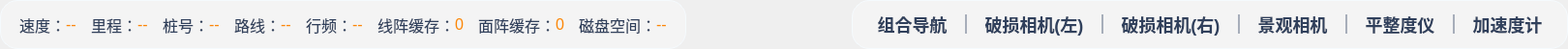
<?xml version="1.0" encoding="UTF-8"?>
<ui version="4.0">
 <class>WidgetStatusBar</class>
 <widget class="QWidget" name="WidgetStatusBar">
  <property name="geometry">
   <rect>
    <x>0</x>
    <y>0</y>
    <width>1620</width>
    <height>51</height>
   </rect>
  </property>
  <property name="windowTitle">
   <string>Form</string>
  </property>
  <layout class="QHBoxLayout" name="horizontalLayout">
   <property name="spacing">
    <number>0</number>
   </property>
   <property name="leftMargin">
    <number>0</number>
   </property>
   <property name="topMargin">
    <number>0</number>
   </property>
   <property name="rightMargin">
    <number>0</number>
   </property>
   <property name="bottomMargin">
    <number>0</number>
   </property>
   <item>
    <widget class="QWidget" name="widget_7" native="true">
     <property name="styleSheet">
      <string notr="true">QLabel{color:#30405C;font-size:18px}

#speed,#mileage,#pileNum,#route,#radius,#cacheCount_CL042,#cacheCount_CH120,#freeDisk{color:#fc8606;font-size:18px;font-weight:bold;}

QToolButton{min-height:25px;max-height:25px;color:#30405C;;font-size:18px;border-radius:0px}

QToolButton[status=false] {
color: rgb(200, 200, 200);
}

QWidget{font-family:&quot;微软雅黑&quot;;outline:0px;}

</string>
     </property>
     <layout class="QHBoxLayout" name="horizontalLayout_7">
      <property name="spacing">
       <number>20</number>
      </property>
      <property name="leftMargin">
       <number>0</number>
      </property>
      <property name="topMargin">
       <number>0</number>
      </property>
      <property name="rightMargin">
       <number>0</number>
      </property>
      <property name="bottomMargin">
       <number>0</number>
      </property>
      <item>
       <widget class="QWidget" name="widget_2" native="true">
        <property name="styleSheet">
         <string notr="true">#widget_2{border:1px solid #f5fafd;border-radius:18px;background-color:rgba(255,255,255,77);}

QWidget{font:16px}</string>
        </property>
        <layout class="QHBoxLayout" name="horizontalLayout_12">
         <property name="spacing">
          <number>15</number>
         </property>
         <property name="leftMargin">
          <number>20</number>
         </property>
         <property name="topMargin">
          <number>12</number>
         </property>
         <property name="rightMargin">
          <number>20</number>
         </property>
         <property name="bottomMargin">
          <number>12</number>
         </property>
         <item>
          <layout class="QHBoxLayout" name="horizontalLayout_3">
           <property name="spacing">
            <number>0</number>
           </property>
           <item>
            <widget class="QLabel" name="label_6">
             <property name="styleSheet">
              <string notr="true">color: rgb(48, 64, 92);</string>
             </property>
             <property name="text">
              <string>速度：</string>
             </property>
            </widget>
           </item>
           <item>
            <widget class="QLabel" name="speed">
             <property name="styleSheet">
              <string notr="true"/>
             </property>
             <property name="text">
              <string>--</string>
             </property>
            </widget>
           </item>
          </layout>
         </item>
         <item>
          <layout class="QHBoxLayout" name="horizontalLayout_6">
           <property name="spacing">
            <number>0</number>
           </property>
           <item>
            <widget class="QLabel" name="label_12">
             <property name="styleSheet">
              <string notr="true"/>
             </property>
             <property name="text">
              <string>里程：</string>
             </property>
             <property name="alignment">
              <set>Qt::AlignRight|Qt::AlignTrailing|Qt::AlignVCenter</set>
             </property>
            </widget>
           </item>
           <item>
            <widget class="QLabel" name="mileage">
             <property name="text">
              <string>--</string>
             </property>
            </widget>
           </item>
          </layout>
         </item>
         <item>
          <layout class="QHBoxLayout" name="horizontalLayout_5">
           <property name="spacing">
            <number>0</number>
           </property>
           <item>
            <widget class="QLabel" name="label_10">
             <property name="text">
              <string>桩号：</string>
             </property>
            </widget>
           </item>
           <item>
            <widget class="QLabel" name="pileNum">
             <property name="text">
              <string>--</string>
             </property>
            </widget>
           </item>
          </layout>
         </item>
         <item>
          <layout class="QHBoxLayout" name="horizontalLayout_4">
           <property name="spacing">
            <number>0</number>
           </property>
           <item>
            <widget class="QLabel" name="label_8">
             <property name="text">
              <string>路线：</string>
             </property>
            </widget>
           </item>
           <item>
            <widget class="QLabel" name="route">
             <property name="text">
              <string>--</string>
             </property>
            </widget>
           </item>
          </layout>
         </item>
         <item>
          <layout class="QHBoxLayout" name="horizontalLayout_8">
           <property name="spacing">
            <number>0</number>
           </property>
           <item>
            <widget class="QLabel" name="label_9">
             <property name="text">
              <string>行频：</string>
             </property>
            </widget>
           </item>
           <item>
            <widget class="QLabel" name="radius">
             <property name="text">
              <string>--</string>
             </property>
            </widget>
           </item>
          </layout>
         </item>
         <item>
          <layout class="QHBoxLayout" name="horizontalLayout_9">
           <property name="spacing">
            <number>0</number>
           </property>
           <item>
            <widget class="QLabel" name="label_11">
             <property name="text">
              <string>线阵缓存：</string>
             </property>
            </widget>
           </item>
           <item>
            <widget class="QLabel" name="cacheCount_CL042">
             <property name="text">
              <string>0</string>
             </property>
            </widget>
           </item>
          </layout>
         </item>
         <item>
          <layout class="QHBoxLayout" name="horizontalLayout_10">
           <property name="spacing">
            <number>0</number>
           </property>
           <item>
            <widget class="QLabel" name="label_13">
             <property name="text">
              <string>面阵缓存：</string>
             </property>
            </widget>
           </item>
           <item>
            <widget class="QLabel" name="cacheCount_CH120">
             <property name="text">
              <string>0</string>
             </property>
            </widget>
           </item>
          </layout>
         </item>
         <item>
          <layout class="QHBoxLayout" name="horizontalLayout_11">
           <property name="spacing">
            <number>0</number>
           </property>
           <item>
            <widget class="QLabel" name="label_14">
             <property name="text">
              <string>磁盘空间：</string>
             </property>
            </widget>
           </item>
           <item>
            <widget class="QLabel" name="freeDisk">
             <property name="text">
              <string>--</string>
             </property>
            </widget>
           </item>
          </layout>
         </item>
        </layout>
       </widget>
      </item>
      <item>
       <spacer name="horizontalSpacer">
        <property name="orientation">
         <enum>Qt::Horizontal</enum>
        </property>
        <property name="sizeHint" stdset="0">
         <size>
          <width>40</width>
          <height>20</height>
         </size>
        </property>
       </spacer>
      </item>
      <item>
       <widget class="QWidget" name="widget" native="true">
        <property name="styleSheet">
         <string notr="true">#widget{border:1px solid #f5fafd;border-radius:18px;background-color:rgba(255,255,255,77);}
</string>
        </property>
        <layout class="QHBoxLayout" name="horizontalLayout_2">
         <property name="spacing">
          <number>12</number>
         </property>
         <property name="leftMargin">
          <number>20</number>
         </property>
         <property name="topMargin">
          <number>12</number>
         </property>
         <property name="rightMargin">
          <number>20</number>
         </property>
         <property name="bottomMargin">
          <number>12</number>
         </property>
         <item>
          <widget class="QToolButton" name="gpsBtn">
           <property name="styleSheet">
            <string notr="true">QWidget{font-weight:bold;}</string>
           </property>
           <property name="text">
            <string>组合导航</string>
           </property>
           <property name="checkable">
            <bool>false</bool>
           </property>
           <property name="checked">
            <bool>false</bool>
           </property>
           <property name="status" stdset="0">
            <bool>true</bool>
           </property>
          </widget>
         </item>
         <item>
          <widget class="QLabel" name="gpsBtnL">
           <property name="minimumSize">
            <size>
             <width>2</width>
             <height>0</height>
            </size>
           </property>
           <property name="maximumSize">
            <size>
             <width>2</width>
             <height>20</height>
            </size>
           </property>
           <property name="styleSheet">
            <string notr="true">background-color: rgba(80, 96, 121,120);</string>
           </property>
           <property name="text">
            <string/>
           </property>
          </widget>
         </item>
         <item>
          <widget class="QToolButton" name="camera0">
           <property name="styleSheet">
            <string notr="true">QWidget{font-weight:bold;}</string>
           </property>
           <property name="text">
            <string>破损相机(左)</string>
           </property>
           <property name="checkable">
            <bool>false</bool>
           </property>
           <property name="checked">
            <bool>false</bool>
           </property>
           <property name="status" stdset="0">
            <bool>true</bool>
           </property>
          </widget>
         </item>
         <item>
          <widget class="QLabel" name="camera0L">
           <property name="minimumSize">
            <size>
             <width>2</width>
             <height>20</height>
            </size>
           </property>
           <property name="maximumSize">
            <size>
             <width>2</width>
             <height>20</height>
            </size>
           </property>
           <property name="styleSheet">
            <string notr="true">background-color: rgba(80, 96, 121,120);</string>
           </property>
           <property name="text">
            <string/>
           </property>
          </widget>
         </item>
         <item>
          <widget class="QToolButton" name="camera3">
           <property name="styleSheet">
            <string notr="true">QWidget{font-weight:bold;}</string>
           </property>
           <property name="text">
            <string>破损相机(右)</string>
           </property>
           <property name="checkable">
            <bool>false</bool>
           </property>
           <property name="checked">
            <bool>false</bool>
           </property>
           <property name="status" stdset="0">
            <bool>true</bool>
           </property>
          </widget>
         </item>
         <item>
          <widget class="QLabel" name="camera3L">
           <property name="minimumSize">
            <size>
             <width>2</width>
             <height>20</height>
            </size>
           </property>
           <property name="maximumSize">
            <size>
             <width>2</width>
             <height>20</height>
            </size>
           </property>
           <property name="styleSheet">
            <string notr="true">background-color: rgba(80, 96, 121,120);</string>
           </property>
           <property name="text">
            <string/>
           </property>
          </widget>
         </item>
         <item>
          <widget class="QToolButton" name="camera1">
           <property name="styleSheet">
            <string notr="true">QWidget{font-weight:bold;}</string>
           </property>
           <property name="text">
            <string>景观相机</string>
           </property>
           <property name="checkable">
            <bool>false</bool>
           </property>
           <property name="checked">
            <bool>false</bool>
           </property>
           <property name="status" stdset="0">
            <bool>true</bool>
           </property>
          </widget>
         </item>
         <item>
          <widget class="QLabel" name="camera1L">
           <property name="minimumSize">
            <size>
             <width>2</width>
             <height>20</height>
            </size>
           </property>
           <property name="maximumSize">
            <size>
             <width>2</width>
             <height>20</height>
            </size>
           </property>
           <property name="styleSheet">
            <string notr="true">background-color: rgba(80, 96, 121,120);</string>
           </property>
           <property name="text">
            <string/>
           </property>
          </widget>
         </item>
         <item>
          <widget class="QToolButton" name="flatnessTester">
           <property name="styleSheet">
            <string notr="true">QWidget{font-weight:bold;}</string>
           </property>
           <property name="text">
            <string>平整度仪</string>
           </property>
           <property name="checkable">
            <bool>false</bool>
           </property>
           <property name="checked">
            <bool>false</bool>
           </property>
           <property name="status" stdset="0">
            <bool>true</bool>
           </property>
          </widget>
         </item>
         <item>
          <widget class="QLabel" name="flatnessTesterL">
           <property name="minimumSize">
            <size>
             <width>2</width>
             <height>20</height>
            </size>
           </property>
           <property name="maximumSize">
            <size>
             <width>2</width>
             <height>20</height>
            </size>
           </property>
           <property name="styleSheet">
            <string notr="true">background-color: rgba(80, 96, 121,120);</string>
           </property>
           <property name="text">
            <string/>
           </property>
          </widget>
         </item>
         <item>
          <widget class="QToolButton" name="accelerometer">
           <property name="styleSheet">
            <string notr="true">QWidget{font-weight:bold;}</string>
           </property>
           <property name="text">
            <string>加速度计</string>
           </property>
           <property name="checkable">
            <bool>false</bool>
           </property>
           <property name="checked">
            <bool>false</bool>
           </property>
           <property name="status" stdset="0">
            <bool>true</bool>
           </property>
          </widget>
         </item>
        </layout>
       </widget>
      </item>
     </layout>
    </widget>
   </item>
  </layout>
 </widget>
 <resources/>
 <connections/>
</ui>
